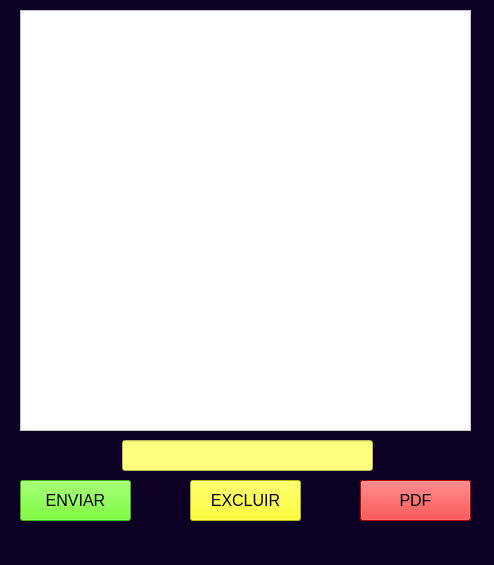
<?xml version="1.0" encoding="UTF-8"?>
<ui version="4.0">
 <class>Criador de PDF</class>
 <widget class="QMainWindow" name="MainWindow">
  <property name="geometry">
   <rect>
    <x>0</x>
    <y>0</y>
    <width>494</width>
    <height>565</height>
   </rect>
  </property>
  <property name="windowTitle">
   <string>CriadorDePdf</string>
  </property>
  <property name="styleSheet">
   <string notr="true">background-color: rgb(12, 1, 36);</string>
  </property>
  <widget class="QWidget" name="centralwidget">
   <widget class="QListWidget" name="listWidget">
    <property name="geometry">
     <rect>
      <x>20</x>
      <y>10</y>
      <width>451</width>
      <height>421</height>
     </rect>
    </property>
    <property name="font">
     <font>
      <pointsize>13</pointsize>
     </font>
    </property>
    <property name="styleSheet">
     <string notr="true">background-color: rgb(255, 255, 255);</string>
    </property>
   </widget>
   <widget class="QLineEdit" name="lineEdit">
    <property name="geometry">
     <rect>
      <x>122</x>
      <y>440</y>
      <width>251</width>
      <height>31</height>
     </rect>
    </property>
    <property name="font">
     <font>
      <pointsize>13</pointsize>
     </font>
    </property>
    <property name="styleSheet">
     <string notr="true">background-color: rgb(255, 255, 127);</string>
    </property>
   </widget>
   <widget class="QPushButton" name="pushButton">
    <property name="geometry">
     <rect>
      <x>20</x>
      <y>480</y>
      <width>111</width>
      <height>41</height>
     </rect>
    </property>
    <property name="font">
     <font>
      <pointsize>12</pointsize>
     </font>
    </property>
    <property name="styleSheet">
     <string notr="true">background-color: rgb(170, 255, 255);
background-color: rgb(85, 255, 0);</string>
    </property>
    <property name="text">
     <string>ENVIAR</string>
    </property>
   </widget>
   <widget class="QPushButton" name="pushButton_2">
    <property name="geometry">
     <rect>
      <x>190</x>
      <y>480</y>
      <width>111</width>
      <height>41</height>
     </rect>
    </property>
    <property name="font">
     <font>
      <pointsize>12</pointsize>
     </font>
    </property>
    <property name="styleSheet">
     <string notr="true">background-color: rgb(255, 255, 0);</string>
    </property>
    <property name="text">
     <string>EXCLUIR</string>
    </property>
   </widget>
   <widget class="QPushButton" name="pushButton_3">
    <property name="geometry">
     <rect>
      <x>360</x>
      <y>480</y>
      <width>111</width>
      <height>41</height>
     </rect>
    </property>
    <property name="font">
     <font>
      <pointsize>12</pointsize>
     </font>
    </property>
    <property name="styleSheet">
     <string notr="true">background-color: rgb(255, 0, 0);</string>
    </property>
    <property name="text">
     <string>PDF</string>
    </property>
   </widget>
  </widget>
  <widget class="QMenuBar" name="menubar">
   <property name="geometry">
    <rect>
     <x>0</x>
     <y>0</y>
     <width>494</width>
     <height>21</height>
    </rect>
   </property>
  </widget>
  <widget class="QStatusBar" name="statusbar"/>
 </widget>
 <resources/>
 <connections/>
</ui>
